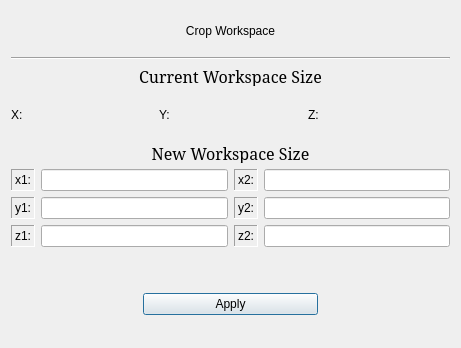
<?xml version="1.0" encoding="UTF-8"?>
<ui version="4.0">
 <class>Crop</class>
 <widget class="QDialog" name="Crop">
  <property name="geometry">
   <rect>
    <x>0</x>
    <y>0</y>
    <width>461</width>
    <height>348</height>
   </rect>
  </property>
  <property name="windowTitle">
   <string>Process</string>
  </property>
  <layout class="QGridLayout" name="gridLayout">
   <item row="0" column="0">
    <layout class="QVBoxLayout" name="verticalLayout">
     <item>
      <widget class="QLabel" name="randFiberGenerationsLabel">
       <property name="maximumSize">
        <size>
         <width>16777215</width>
         <height>40</height>
        </size>
       </property>
       <property name="styleSheet">
        <string notr="true">font: 75 16pt &quot;Serif&quot;;</string>
       </property>
       <property name="text">
        <string>Crop Workspace</string>
       </property>
       <property name="alignment">
        <set>Qt::AlignCenter</set>
       </property>
      </widget>
     </item>
     <item>
      <widget class="Line" name="line">
       <property name="orientation">
        <enum>Qt::Horizontal</enum>
       </property>
      </widget>
     </item>
     <item>
      <widget class="QLabel" name="randFiberGenerationsLabel_2">
       <property name="maximumSize">
        <size>
         <width>16777215</width>
         <height>20</height>
        </size>
       </property>
       <property name="font">
        <font>
         <family>Serif</family>
         <pointsize>12</pointsize>
         <weight>9</weight>
         <italic>false</italic>
         <bold>false</bold>
        </font>
       </property>
       <property name="styleSheet">
        <string notr="true">font: 75 12pt &quot;Serif&quot;;</string>
       </property>
       <property name="text">
        <string>Current Workspace Size</string>
       </property>
       <property name="alignment">
        <set>Qt::AlignCenter</set>
       </property>
      </widget>
     </item>
     <item>
      <layout class="QHBoxLayout" name="horizontalLayout_16">
       <item>
        <layout class="QHBoxLayout" name="horizontalLayout_10">
         <item>
          <widget class="QLabel" name="label">
           <property name="maximumSize">
            <size>
             <width>15</width>
             <height>16777215</height>
            </size>
           </property>
           <property name="styleSheet">
            <string notr="true">font: 11pt &quot;Serif&quot;;</string>
           </property>
           <property name="text">
            <string>X:</string>
           </property>
          </widget>
         </item>
         <item>
          <widget class="QLabel" name="xSize">
           <property name="minimumSize">
            <size>
             <width>50</width>
             <height>0</height>
            </size>
           </property>
           <property name="text">
            <string/>
           </property>
          </widget>
         </item>
        </layout>
       </item>
       <item>
        <layout class="QHBoxLayout" name="horizontalLayout_14">
         <item>
          <widget class="QLabel" name="label_2">
           <property name="maximumSize">
            <size>
             <width>15</width>
             <height>16777215</height>
            </size>
           </property>
           <property name="styleSheet">
            <string notr="true">font: 11pt &quot;Serif&quot;;</string>
           </property>
           <property name="text">
            <string>Y:</string>
           </property>
          </widget>
         </item>
         <item>
          <widget class="QLabel" name="ySize">
           <property name="minimumSize">
            <size>
             <width>50</width>
             <height>0</height>
            </size>
           </property>
           <property name="text">
            <string/>
           </property>
          </widget>
         </item>
        </layout>
       </item>
       <item>
        <layout class="QHBoxLayout" name="horizontalLayout_15">
         <item>
          <widget class="QLabel" name="label_3">
           <property name="maximumSize">
            <size>
             <width>15</width>
             <height>16777215</height>
            </size>
           </property>
           <property name="styleSheet">
            <string notr="true">font: 11pt &quot;Serif&quot;;</string>
           </property>
           <property name="text">
            <string>Z:</string>
           </property>
          </widget>
         </item>
         <item>
          <widget class="QLabel" name="zSize">
           <property name="minimumSize">
            <size>
             <width>50</width>
             <height>0</height>
            </size>
           </property>
           <property name="maximumSize">
            <size>
             <width>218</width>
             <height>16777215</height>
            </size>
           </property>
           <property name="text">
            <string/>
           </property>
          </widget>
         </item>
        </layout>
       </item>
      </layout>
     </item>
     <item>
      <widget class="QLabel" name="randFiberGenerationsLabel_3">
       <property name="maximumSize">
        <size>
         <width>16777215</width>
         <height>20</height>
        </size>
       </property>
       <property name="font">
        <font>
         <family>Serif</family>
         <pointsize>12</pointsize>
         <weight>9</weight>
         <italic>false</italic>
         <bold>false</bold>
        </font>
       </property>
       <property name="styleSheet">
        <string notr="true">font: 75 12pt &quot;Serif&quot;;</string>
       </property>
       <property name="text">
        <string>New Workspace Size</string>
       </property>
       <property name="alignment">
        <set>Qt::AlignCenter</set>
       </property>
      </widget>
     </item>
     <item>
      <layout class="QHBoxLayout" name="horizontalLayout_3">
       <item>
        <layout class="QHBoxLayout" name="horizontalLayout">
         <item>
          <widget class="QLabel" name="xSizeLabel">
           <property name="styleSheet">
            <string notr="true">font: 11pt &quot;Serif&quot;;</string>
           </property>
           <property name="frameShape">
            <enum>QFrame::Panel</enum>
           </property>
           <property name="frameShadow">
            <enum>QFrame::Sunken</enum>
           </property>
           <property name="text">
            <string>x1:</string>
           </property>
          </widget>
         </item>
         <item>
          <widget class="QLineEdit" name="x1_Edit">
           <property name="text">
            <string/>
           </property>
          </widget>
         </item>
        </layout>
       </item>
       <item>
        <layout class="QHBoxLayout" name="horizontalLayout_2">
         <item>
          <widget class="QLabel" name="xSizeLabel_2">
           <property name="styleSheet">
            <string notr="true">font: 11pt &quot;Serif&quot;;</string>
           </property>
           <property name="frameShape">
            <enum>QFrame::Panel</enum>
           </property>
           <property name="frameShadow">
            <enum>QFrame::Sunken</enum>
           </property>
           <property name="text">
            <string>x2:</string>
           </property>
          </widget>
         </item>
         <item>
          <widget class="QLineEdit" name="x2_Edit">
           <property name="text">
            <string/>
           </property>
          </widget>
         </item>
        </layout>
       </item>
      </layout>
     </item>
     <item>
      <layout class="QHBoxLayout" name="horizontalLayout_8">
       <item>
        <layout class="QHBoxLayout" name="horizontalLayout_5">
         <item>
          <widget class="QLabel" name="xSizeLabel_3">
           <property name="styleSheet">
            <string notr="true">font: 11pt &quot;Serif&quot;;</string>
           </property>
           <property name="frameShape">
            <enum>QFrame::Panel</enum>
           </property>
           <property name="frameShadow">
            <enum>QFrame::Sunken</enum>
           </property>
           <property name="text">
            <string>y1:</string>
           </property>
          </widget>
         </item>
         <item>
          <widget class="QLineEdit" name="y1_Edit">
           <property name="text">
            <string/>
           </property>
          </widget>
         </item>
        </layout>
       </item>
       <item>
        <layout class="QHBoxLayout" name="horizontalLayout_4">
         <item>
          <widget class="QLabel" name="xSizeLabel_4">
           <property name="styleSheet">
            <string notr="true">font: 11pt &quot;Serif&quot;;</string>
           </property>
           <property name="frameShape">
            <enum>QFrame::Panel</enum>
           </property>
           <property name="frameShadow">
            <enum>QFrame::Sunken</enum>
           </property>
           <property name="text">
            <string>y2:</string>
           </property>
          </widget>
         </item>
         <item>
          <widget class="QLineEdit" name="y2_Edit">
           <property name="text">
            <string/>
           </property>
          </widget>
         </item>
        </layout>
       </item>
      </layout>
     </item>
     <item>
      <layout class="QHBoxLayout" name="horizontalLayout_9">
       <item>
        <layout class="QHBoxLayout" name="horizontalLayout_6">
         <item>
          <widget class="QLabel" name="xSizeLabel_5">
           <property name="styleSheet">
            <string notr="true">font: 11pt &quot;Serif&quot;;</string>
           </property>
           <property name="frameShape">
            <enum>QFrame::Panel</enum>
           </property>
           <property name="frameShadow">
            <enum>QFrame::Sunken</enum>
           </property>
           <property name="text">
            <string>z1:</string>
           </property>
          </widget>
         </item>
         <item>
          <widget class="QLineEdit" name="z1_Edit">
           <property name="text">
            <string/>
           </property>
          </widget>
         </item>
        </layout>
       </item>
       <item>
        <layout class="QHBoxLayout" name="horizontalLayout_7">
         <item>
          <widget class="QLabel" name="xSizeLabel_6">
           <property name="styleSheet">
            <string notr="true">font: 11pt &quot;Serif&quot;;</string>
           </property>
           <property name="frameShape">
            <enum>QFrame::Panel</enum>
           </property>
           <property name="frameShadow">
            <enum>QFrame::Sunken</enum>
           </property>
           <property name="text">
            <string>z2:</string>
           </property>
          </widget>
         </item>
         <item>
          <widget class="QLineEdit" name="z2_Edit">
           <property name="text">
            <string/>
           </property>
          </widget>
         </item>
        </layout>
       </item>
      </layout>
     </item>
     <item>
      <spacer name="verticalSpacer">
       <property name="orientation">
        <enum>Qt::Vertical</enum>
       </property>
       <property name="sizeType">
        <enum>QSizePolicy::Fixed</enum>
       </property>
       <property name="sizeHint" stdset="0">
        <size>
         <width>20</width>
         <height>40</height>
        </size>
       </property>
      </spacer>
     </item>
     <item>
      <layout class="QHBoxLayout" name="horizontalLayout_13">
       <item>
        <spacer name="horizontalSpacer_2">
         <property name="orientation">
          <enum>Qt::Horizontal</enum>
         </property>
         <property name="sizeType">
          <enum>QSizePolicy::MinimumExpanding</enum>
         </property>
         <property name="sizeHint" stdset="0">
          <size>
           <width>40</width>
           <height>20</height>
          </size>
         </property>
        </spacer>
       </item>
       <item alignment="Qt::AlignTop">
        <widget class="QPushButton" name="applyButton">
         <property name="minimumSize">
          <size>
           <width>175</width>
           <height>0</height>
          </size>
         </property>
         <property name="styleSheet">
          <string notr="true">font: 11pt &quot;Serif&quot;;</string>
         </property>
         <property name="text">
          <string>Apply</string>
         </property>
        </widget>
       </item>
       <item>
        <spacer name="horizontalSpacer_3">
         <property name="orientation">
          <enum>Qt::Horizontal</enum>
         </property>
         <property name="sizeType">
          <enum>QSizePolicy::MinimumExpanding</enum>
         </property>
         <property name="sizeHint" stdset="0">
          <size>
           <width>40</width>
           <height>20</height>
          </size>
         </property>
        </spacer>
       </item>
      </layout>
     </item>
    </layout>
   </item>
  </layout>
 </widget>
 <tabstops>
  <tabstop>x1_Edit</tabstop>
  <tabstop>x2_Edit</tabstop>
  <tabstop>y1_Edit</tabstop>
  <tabstop>y2_Edit</tabstop>
  <tabstop>z1_Edit</tabstop>
  <tabstop>z2_Edit</tabstop>
  <tabstop>applyButton</tabstop>
 </tabstops>
 <resources/>
 <connections/>
</ui>
